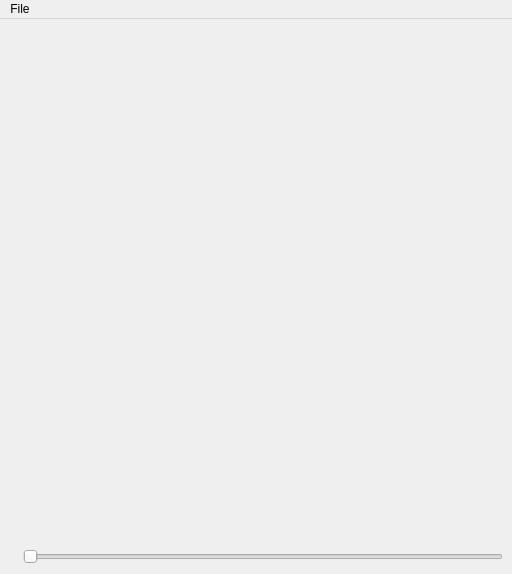
<ui version="4.0" >
 <class>Viewer</class>
 <widget class="QMainWindow" name="Viewer" >
  <property name="geometry" >
   <rect>
    <x>0</x>
    <y>0</y>
    <width>512</width>
    <height>574</height>
   </rect>
  </property>
  <property name="windowTitle" >
   <string>Visocyte</string>
  </property>
  <property name="windowIcon" >
   <iconset resource="Icons/icons.qrc" >:/Icons/help.png</iconset>
  </property>
  <property name="iconSize" >
   <size>
    <width>22</width>
    <height>22</height>
   </size>
  </property>

  <widget class="QWidget" name="centralwidget" >
   <layout class="QVBoxLayout" name="verticalLayout">

    <item>
     <widget class="QVTKOpenGLNativeWidget" name="qvtkWidget" native="true">
      <property name="sizePolicy" >
       <sizepolicy vsizetype="Expanding" hsizetype="MinimumExpanding" >
        <horstretch>0</horstretch>
        <verstretch>0</verstretch>
       </sizepolicy>
      </property>
     </widget>
    </item>

    <item>
     <layout class="QHBoxLayout" name="horizontalLayout">

      <item>
        <widget class="QToolBar" name="toolBar" >
         <property name="orientation" >
          <enum>Qt::Horizontal</enum>
         </property>
         <property name="iconSize" >
          <size>
           <width>18</width>
           <height>18</height>
          </size>
         </property>
         <attribute name="toolBarArea" >
          <enum>TopToolBarArea</enum>
         </attribute>
        </widget>
      </item>

      <item>
        <widget class="QSlider" name="progressSlider">
          <property name="orientation">
           <enum>Qt::Horizontal</enum>
          </property>
        </widget>
      </item>

     </layout>
    </item>

   </layout>
  </widget>

  <widget class="QMenuBar" name="menubar" >
   <property name="geometry" >
    <rect>
     <x>0</x>
     <y>0</y>
     <width>1002</width>
     <height>25</height>
    </rect>
   </property>
   <widget class="QMenu" name="menuFile" >
    <property name="title" >
     <string>File</string>
    </property>
    <addaction name="actionOpenFile" />
    <addaction name="actionSave" />
    <addaction name="separator" />
    <addaction name="actionHelp" />
    <addaction name="actionExit" />
   </widget>
   <addaction name="menuFile" />
  </widget>


        <action name="actionOpenFile" >
         <property name="enabled" >
          <bool>true</bool>
         </property>
         <property name="icon" >
          <iconset resource="Icons/icons.qrc" >:/Icons/fileopen.png</iconset>
         </property>
         <property name="text" >
          <string>Open File...</string>
         </property>
        </action>
        <action name="actionExit" >
         <property name="text" >
          <string>Exit</string>
         </property>
        </action>
 </widget>
 <customwidgets>
  <customwidget>
   <class>QVTKOpenGLNativeWidget</class>
   <extends>QWidget</extends>
   <header>QVTKOpenGLNativeWidget.h</header>
  </customwidget>
 </customwidgets>
 <resources>
  <include location="Icons/icons.qrc" />
 </resources>
 <connections/>
</ui>
